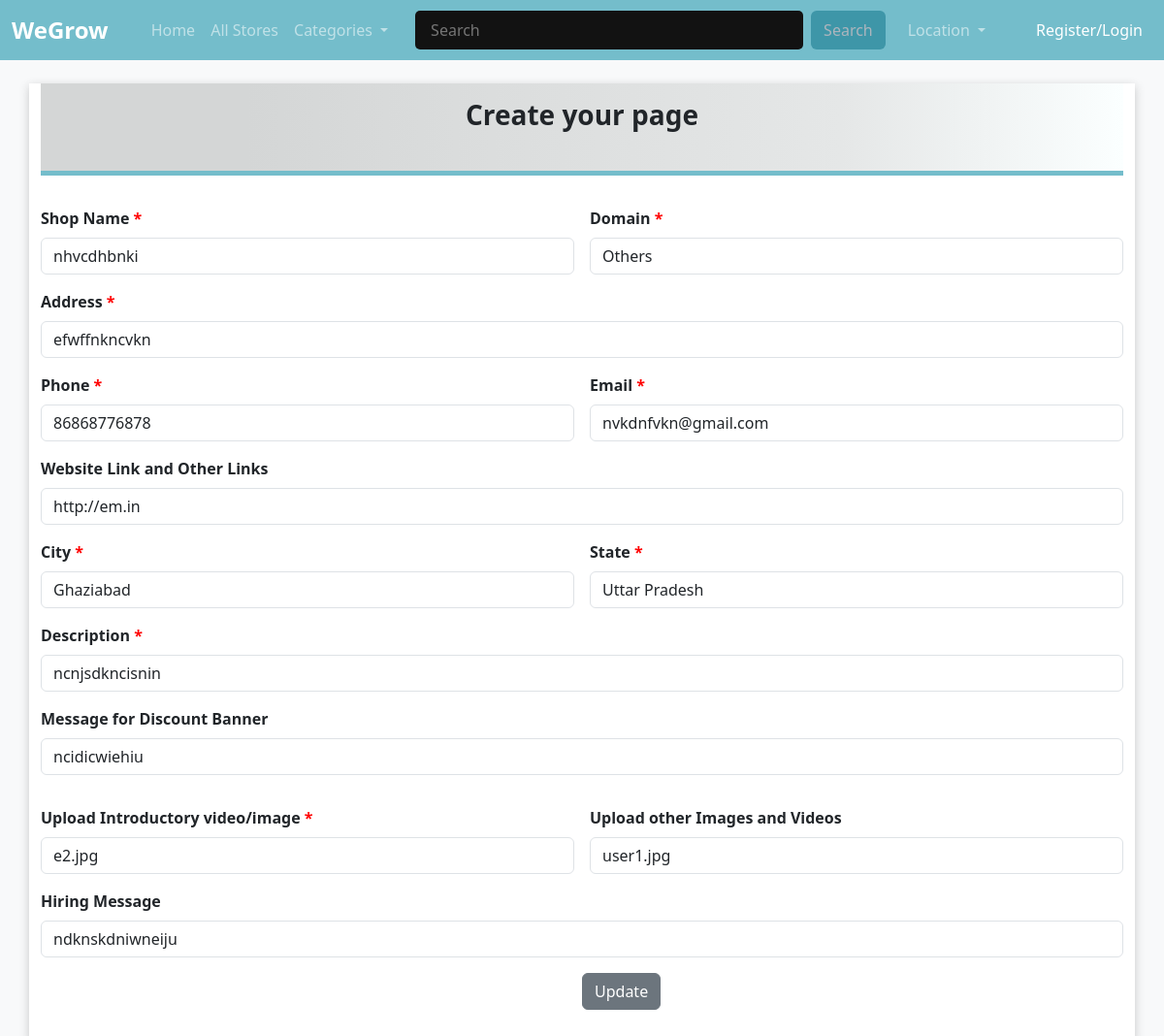
Screenshot of /ip_form_update.php?id=10 with the database file from the repository.
### tables this page shows
CREATE TABLE `ip` (
  `id` int(10) NOT NULL,
  `shopname` varchar(255) NOT NULL,
  `domain` varchar(255) NOT NULL,
  `address` varchar(255) NOT NULL,
  `phone` varchar(20) NOT NULL,
  `email` varchar(255) NOT NULL,
  `links` varchar(255) NOT NULL,
  `city` varchar(255) NOT NULL,
  `state` varchar(100) NOT NULL,
  `description` text NOT NULL,
  `discount` text NOT NULL,
  `intro_file` text NOT NULL,
  `files` text NOT NULL,
  `hiring_msg` text NOT NULL
);

### ip_form_update.php (the view, shortened to what this page needs)
<!doctype html>
<html lang="en">
  <head>
    <link href="https://cdn.jsdelivr.net/npm/bootstrap@5.3.0-alpha1/dist/css/bootstrap.min.css" rel="stylesheet">
  </head>
  <body class="bg-light">
     <?php require_once 'navigation.php' ?>
<div style="box-shadow: 0 3px 10px rgb(0 0 0 / 0.2);" class="container bg-white">
  <div style="background: rgb(251,255,255);
background: linear-gradient(270deg, rgba(251,255,255,1) 0%, rgba(229,231,231,1) 26%, rgba(212,214,214,1) 81%); border-width: 0px 0px 5px 0px; border-color:#74BDCB;border-style: solid; padding-left: 0px;">
    <h3 class="m-4 text-center p-3"><strong>Create your page</strong></h3>
    </div>
    <form class="row g-3 mt-3" method="post" action="display.php?id=9">
 <?php
  $ids = $_GET['id'];
   $showquery = "select * from ip where id={$ids}";
  $showdata =mysqli_query($mysqli, $showquery);
  $arrdata=mysqli_fetch_array($showdata);
?>
  <div class="col-md-6">
    <label for="shopname" class="form-label">Shop Name <span>*</span></label>
    <input type="text" class="form-control" id="shopname" name="shopname" value="<?php echo $arrdata['shopname']; ?>" required/>
  </div>
  <div class="col-md-6">
    <label for="domain" class="form-label">Domain <span>*</span></label>
    <input class="form-control" type="text" id="domain" name="domain" value="<?php echo $arrdata['domain']; ?>" required>
  </div>
  <div class="col-12">
    <label for="address" class="form-label">Address <span>*</span></label>
    <input type="text" class="form-control" id="address" name="address" placeholder="Enter Address" value="<?php echo $arrdata['address']; ?>" required>
  </div>
  <div class="col-md-6">
    <label for="phone" class="form-label">Phone <span>*</span></label>
    <input type="text" class="form-control" id="phone" name="phone" value="<?php echo $arrdata['phone']; ?>" required>
  </div>
  <div class="col-md-6">
    <label for="email" class="form-label">Email <span>*</span></label>
    <input type="email" class="form-control" id="email" name="email" value="<?php echo $arrdata['email']; ?>" required>
  </div>
    <div class="col-12">
    <label for="links" class="form-label">Website Link and Other Links</label>
    <input type="text" class="form-control" id="links" name="links" placeholder="Add Links" value="<?php echo $arrdata['links']; ?>">
  </div>
  <div class="col-md-6">
    <label for="city" class="form-label">City <span>*</span></label>
      <input type="text" class="form-control" id="city" name="city" placeholder="Enter City" value="<?php echo $arrdata['city']; ?>" required>
  </div>
  <div class="col-md-6">
    <label for="state" class="form-label">State <span>*</span></label>
      <input class="form-control"  id="state" name="state" value="<?php echo $arrdata['state']; ?>" required>
    </div>
    <div class="col-md-12">
  <label for="description" class="form-label">Description <span>*</span></label>
  <input type="text" class="form-control"  rows="3" id="description" name="description" value="<?php echo $arrdata['description']; ?>" required>
</div>
  <div class="col-md-12">
  <label for="discount" class="form-label">Message for Discount Banner</label>
  <input type="text" class="form-control" id="discount" name="discount" rows="3" value="<?php echo $arrdata['discount']; ?>">
</div>
<div class="col-md-6">
   <label for="intro_file" class="form-label">Upload Introductory video/image <span>*</span></label>
  <div>
   <input type="text" class="form-control" id="intro_file" name="intro_file" value="<?php echo $arrdata['intro_file']; ?>">
  </div>
</div>
<div class="col-md-6">
   <label for="files" class="form-label">Upload other Images and Videos  </label>
  <div>
    <input type="text" class="form-control" id="files" name="files" value="<?php echo $arrdata['files']; ?>">
  </div>
</div>
 <div class="col-md-12">
  <label for="hiring_msg" class="form-label">Hiring Message</label>
  <input type="text" class="form-control" id="hiring_msg" name="hiring_msg" value="<?php echo $arrdata['hiring_msg']; ?>">
</div>
<div class="col-md-12 mb-3">
<button type="submit" class="btn sub btn-secondary" style="margin-left: 50%;" name="fsub">Update</button>
</div>
  </form>
</div>
  </body>
</html>

### ip_form_update.php (style rules this page uses)
span { color: red; }
label { font-weight: bold; }
.sub { background-color: #3e96a8 ; color: white; }

### rows the page displays
ip: shopname "nhvcdhbnki", domain "Others", address "efwffnkncvkn", phone "86868776878", email "nvkdnfvkn@gmail.com", links "http://em.in", city "Ghaziabad", state "Uttar Pradesh", description "ncnjsdkncisnin", discount "ncidicwiehiu", intro_file "e2.jpg", files "user1.jpg", hiring_msg "ndknskdniwneiju"
